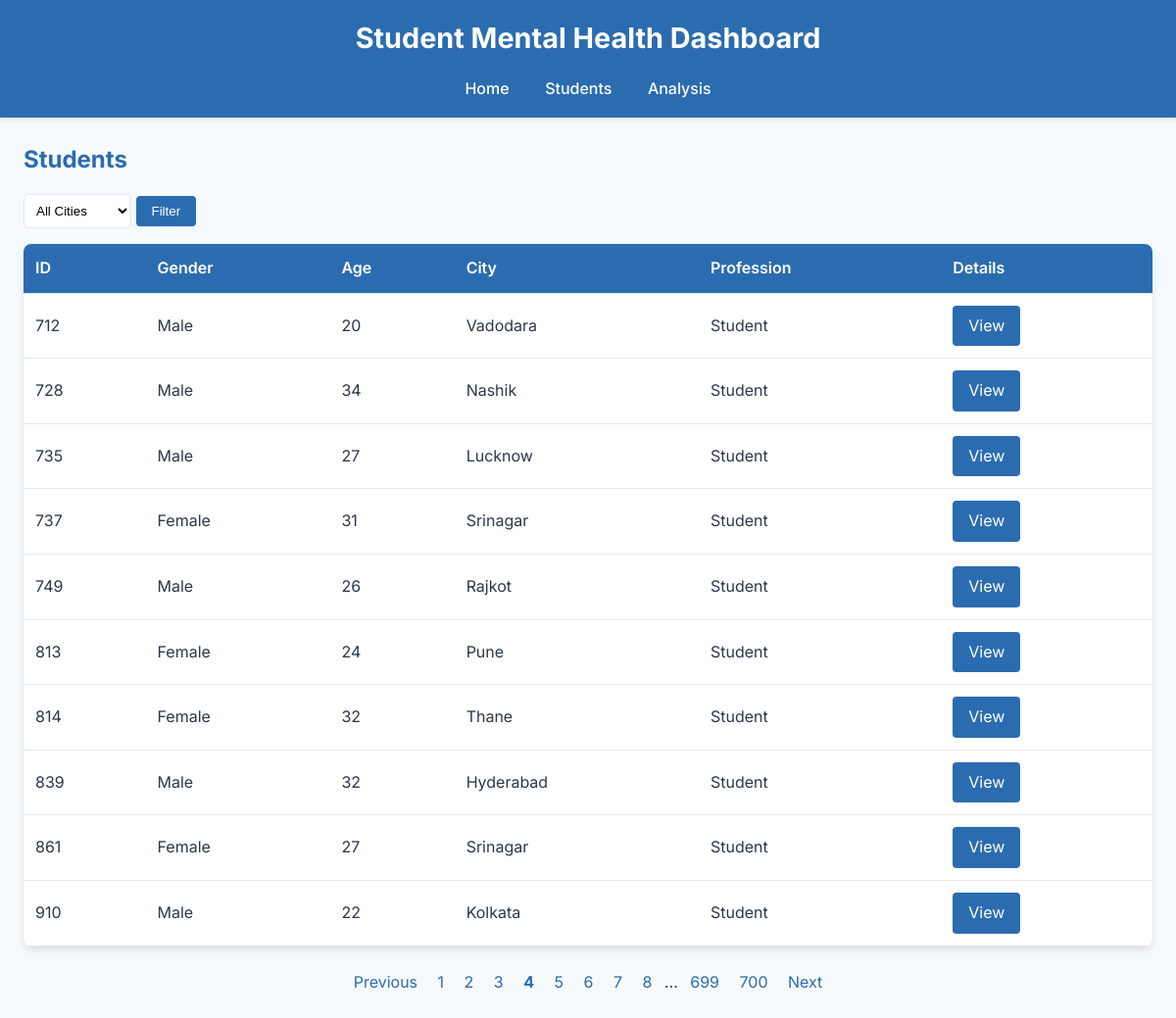
The page /students?page=4 on the database its author committed.
### models/models.py (models this page shows)
class Student(db.Model):
    id = db.Column(db.Integer, primary_key=True)
    gender = db.Column(db.String(20), nullable=False)
    age = db.Column(db.Integer, nullable=False)
    city = db.Column(db.String(100))
    profession = db.Column(db.String(50))
    degree = db.Column(db.String(50))
    cgpa = db.Column(db.Float)
    study_satisfaction = db.Column(db.Float)
    depression = db.Column(db.Boolean, nullable=False)
    suicidal_thoughts = db.Column(db.Boolean, nullable=False)
    family_history = db.Column(db.Boolean, nullable=False)
    lifestyle_factors = db.relationship('LifestyleFactor', backref='student', lazy=True)

### routes/routes.py (the view)
@bp.route('/students')
def students():
    page = request.args.get('page', 1, type=int)
    city = request.args.get('city', None)
    query = Student.query
    if city:
        query = query.filter(Student.city == city)
    students = query.paginate(page=page, per_page=10)
    print(f"Students found: {students.total}")  # Debug
    return render_template('students.html', students=students)

### templates/students.html (shortened to what this page needs)
{% extends "base.html" %}
{% block content %}
    <h2>Students</h2>
    <form class="filter-form" method="GET">
        <select name="city">
            <option value="">All Cities</option>
        </select>
        <button type="submit">Filter</button>
    </form>
    {% if students.items %}
        <table>
            <tr>
                <th>ID</th>
                <th>Gender</th>
                <th>Age</th>
                <th>City</th>
                <th>Profession</th>
                <th>Details</th>
            </tr>
            {% for student in students.items %}
                <tr>
                    <td>{{ student.id }}</td>
                    <td>{{ student.gender }}</td>
                    <td>{{ student.age }}</td>
                    <td>{{ student.city }}</td>
                    <td>{{ student.profession }}</td>
                    <td><a href="{{ url_for('main.student', id=student.id) }}" class="button">View</a></td>
                </tr>
            {% endfor %}
        </table>
        <div class="pagination">
            {% if students.has_prev %}
                <a href="{{ url_for('main.students', page=students.prev_num, city=request.args.get('city')) }}">Previous</a>
            {% endif %}
            {% for page in students.iter_pages() %}
                {% if page %}
                    <a href="{{ url_for('main.students', page=page, city=request.args.get('city')) }}" {% if page == students.page %}style="font-weight: bold;"{% endif %}>{{ page }}</a>
                {% else %}
                    <span>...</span>
                {% endif %}
            {% endfor %}
            {% if students.has_next %}
                <a href="{{ url_for('main.students', page=students.next_num, city=request.args.get('city')) }}">Next</a>
            {% endif %}
        </div>
    {% else %}
        <p>No students found.</p>
    {% endif %}
{% endblock %}

### static/style.css (style rules this page uses)
* { margin: 0; padding: 0; box-sizing: border-box; }
body { font-family: 'Inter', sans-serif; background-color: #f7fafc; color: #2d3748; line-height: 1.6; }
h2 { font-size: 1.5rem; margin: 1.5rem 0 1rem; color: #2b6cb0; }
table { width: 100%; border-collapse: collapse; background: white; border-radius: 8px; overflow: hidden; box-shadow: 0 4px 6px rgba(0, 0, 0, 0.1); }
th, td { padding: 0.75rem; text-align: left; border-bottom: 1px solid #e2e8f0; }
th { background-color: #2b6cb0; color: white; font-weight: 600; }
.button { display: inline-block; padding: 0.5rem 1rem; background-color: #2b6cb0; color: white; text-decoration: none; border-radius: 4px; transition: background-color 0.3s; }
.pagination { margin: 1.5rem 0; text-align: center; }
.pagination a { margin: 0 0.5rem; text-decoration: none; color: #2b6cb0; }
.filter-form { margin: 1rem 0; }
.filter-form select { padding: 0.5rem; border: 1px solid #e2e8f0; border-radius: 4px; background: white; }
.filter-form button { padding: 0.5rem 1rem; background-color: #2b6cb0; color: white; border: none; border-radius: 4px; cursor: pointer; }

### rows shown on the page
Student: id "712", gender "Male", age "20", city "Vadodara", profession "Student"
Student: id "728", gender "Male", age "34", city "Nashik", profession "Student"
Student: id "735", gender "Male", age "27", city "Lucknow", profession "Student"
Student: id "737", gender "Female", age "31", city "Srinagar", profession "Student"
Student: id "749", gender "Male", age "26", city "Rajkot", profession "Student"
Student: id "813", gender "Female", age "24", city "Pune", profession "Student"
Student: id "814", gender "Female", age "32", city "Thane", profession "Student"
Student: id "839", gender "Male", age "32", city "Hyderabad", profession "Student"
Student: id "861", gender "Female", age "27", city "Srinagar", profession "Student"
Student: id "910", gender "Male", age "22", city "Kolkata", profession "Student"

### other values the page prints
{{ page }} "1" "2" "3" "4" "5" "6" "7" "8" "699" "700"
